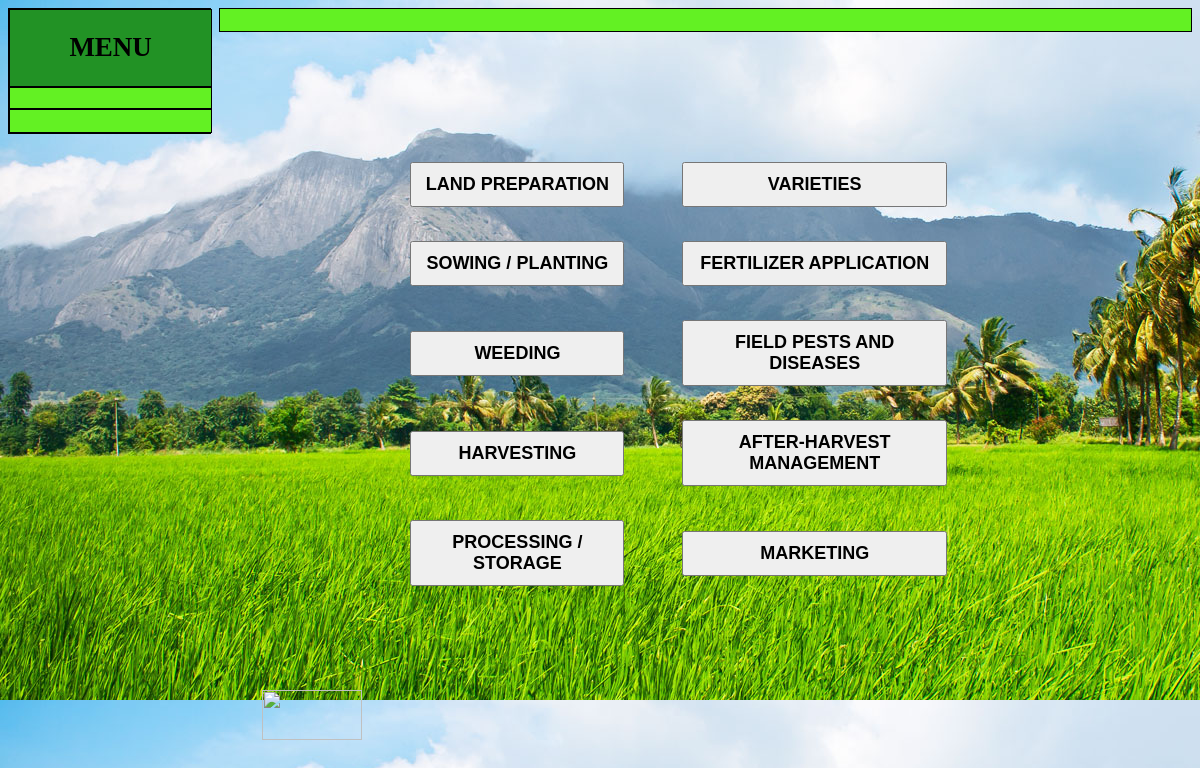
Screenshot of /sub2.php with the database file from the repository.
### tables this page shows
CREATE TABLE `levelitem` (
  `id` smallint(6) DEFAULT NULL,
  `parentId` smallint(6) DEFAULT NULL,
  `choiceText` text,
  `answerText` text,
  `nextLevelQues` tinyint(4) DEFAULT NULL
);

### sub2.php (the view, shortened to what this page needs)
<?php
include('include/config.php');
$id=$_SESSION['id2'];
?>
<!doctype html>
<html>
<head>
<link href="css/style.css" rel="stylesheet">
</head>
<body>
<div class="wrapper">
	<div class="s_menu b">
		<div class="men b">
		<h2>MENU</h2>
		</div>
        <div class="m1 b">
        </div>
		<div class="m1 active b">
		</div>
	</div>
	<div class="head1 b" align="center"><h2><?php echo $_SESSION['sub2']; ?></h2></div>
	<div class="main-content">
		<div class="content">
		<table align="center">
		<tr>
		<?php
			$count=1;
        if($id==23) {
            $sql1 = "SELECT * from levelitem where	parentId=23";
            }
        elseif ($id==69){
            $sql1 = "SELECT * from levelitem where	parentId=69";
        }
        elseif ($id==3){
            $sql1 = "SELECT * from levelitem where	parentId=3";
        }
        elseif ($id==101){
            $sql1 = "SELECT * from levelitem where	parentId=101";
        }
        elseif ($id==138){
            $sql1 = "SELECT * from levelitem where	parentId=138";
        }
        elseif ($id==167){
            $sql1 = "SELECT * from levelitem where	parentId=167";
        }
        elseif ($id==189){
            $sql1 = "SELECT * from levelitem where	parentId=189";
        }
        elseif ($id==211){
            $sql1 = "SELECT * from levelitem where	parentId=211";
        }
        elseif ($id==252){
            $sql1 = "SELECT * from levelitem where	parentId=252";
        }
        elseif ($id==232){
            $sql1 = "SELECT * from levelitem where	parentId=232";
        }
        elseif ($id==270){
            $sql1 = "SELECT * from levelitem where	parentId=270";
        }
        elseif ($id==317){
            $sql1 = "SELECT * from levelitem where	parentId=317";
        }
        elseif ($id==330){
            $sql1 = "SELECT * from levelitem where	parentId=330";
        }
        elseif ($id==347){
            $sql1 = "SELECT * from levelitem where	parentId=347";
        }
        elseif ($id==373){
            $sql1 = "SELECT * from levelitem where	parentId=373";
        }
        elseif ($id==391){
            $sql1 = "SELECT * from levelitem where	parentId=391";
        }
        elseif ($id==415){
            $sql1 = "SELECT * from levelitem where	parentId=415";
        }
        else
        {
            $sql1 = "SELECT * from levelitem where	parentId=3";
        }
                    $query1 = $conn->query($sql1);
                    while($row1 = $query1->fetch_assoc()){
						if($count<=2)
						{
			 ?>
				<td><button class="mbtn"><a href="sub3.php?id=<?php echo $row1['id']; ?>"><?php echo $row1['choiceText']; ?></a></button></td>
		<?php
                            $count++;
						}else
					{
						$count=2;
						?>
						</tr><tr>
						<td><button class="mbtn"><a href="sub3.php?id=<?php echo $row1['id']; ?>"><?php echo $row1['choiceText']; ?></a></button></td>
						<?php
					}
					}
			?>
		</table>
		</div>
		<div class="back-bt">
			<a href="sub1.php?id=<?php echo $_SESSION['id1']; ?>"><img src="img/arrow.png" height="50px" width="100px"></a>
		</div>
	</div>
</div>
</body>
</html>

### css/style.css (style rules this page uses)
body { background-image: url("slider1.png") ; -webkit-background-size: inherit; -moz-background-size: inherit; -o-background-size: inherit; background-size: inherit; }
.wrapper .b { border: 1px solid black; }
.wrapper { height: 100%; width: 100%; }
.s_menu { height: 80%; width: 17%; background-color: transparent; float: left; }
.head1 { height: 10%; width: 82%; background-color:#63f123; font-size: large; float: right; }
.main-content { height: 75%; width: 75%; background-color: transparent; position: fixed; top: 15%; left: 21%; }
.content { top: 18%; height: 70%; width: 75%; position: fixed; }
.back-bt img { left: 21%; top: 85%; position: fixed; margin: 10px; }
.s_menu .men { height: auto; width: 100%; background: #229225; text-align: center; text-transform: uppercase; color: black; font-size: large; }
.s_menu .m1 { height: 20%; width: 100%; background: #63f123; text-align: center; text-transform: uppercase; word-wrap: break-word }
.content button { margin: 15px 10px; height: 30%; width: 80%; }
.active { text-decoration: underline; font-size: large; }
.mbtn { padding: 10px; font-weight: bold; font-size: large; text-transform: uppercase; }
.wrapper a { text-decoration: none; color: black; }

### rows the page displays
levelitem: choiceText "LAND PREPARATION"
levelitem: choiceText "VARIETIES"
levelitem: choiceText "SOWING / PLANTING"
levelitem: choiceText "FERTILIZER APPLICATION"
levelitem: choiceText "WEEDING"
levelitem: choiceText "FIELD PESTS AND DISEASES"
levelitem: choiceText "HARVESTING"
levelitem: choiceText "AFTER-HARVEST MANAGEMENT"
levelitem: choiceText "PROCESSING / STORAGE"
levelitem: choiceText "MARKETING"
